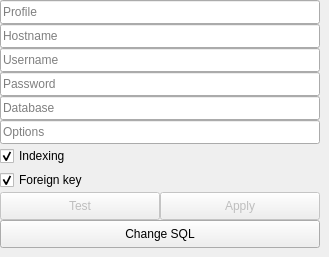
  <widget class="QWidget" name="MySQL">
   <widget class="QLineEdit" name="myProfileEdit">
    <property name="geometry">
     <rect>
      <x>0</x>
      <y>0</y>
      <width>320</width>
      <height>24</height>
     </rect>
    </property>
    <property name="placeholderText">
     <string>Profile</string>
    </property>
   </widget>
   <widget class="QLineEdit" name="myHostEdit">
    <property name="geometry">
     <rect>
      <x>0</x>
      <y>24</y>
      <width>320</width>
      <height>24</height>
     </rect>
    </property>
    <property name="placeholderText">
     <string>Hostname</string>
    </property>
   </widget>
   <widget class="QLineEdit" name="myUserEdit">
    <property name="geometry">
     <rect>
      <x>0</x>
      <y>48</y>
      <width>320</width>
      <height>24</height>
     </rect>
    </property>
    <property name="placeholderText">
     <string>Username</string>
    </property>
   </widget>
   <widget class="QLineEdit" name="myPassEdit">
    <property name="geometry">
     <rect>
      <x>0</x>
      <y>72</y>
      <width>320</width>
      <height>24</height>
     </rect>
    </property>
    <property name="echoMode">
     <enum>QLineEdit::Password</enum>
    </property>
    <property name="placeholderText">
     <string>Password</string>
    </property>
   </widget>
   <widget class="QLineEdit" name="mySchemeEdit">
    <property name="geometry">
     <rect>
      <x>0</x>
      <y>96</y>
      <width>320</width>
      <height>24</height>
     </rect>
    </property>
    <property name="placeholderText">
     <string>Database</string>
    </property>
   </widget>
   <widget class="QLineEdit" name="myOptionEdit">
    <property name="geometry">
     <rect>
      <x>0</x>
      <y>120</y>
      <width>320</width>
      <height>24</height>
     </rect>
    </property>
    <property name="placeholderText">
     <string>Options</string>
    </property>
   </widget>
   <widget class="QCheckBox" name="myIndexBox">
    <property name="geometry">
     <rect>
      <x>0</x>
      <y>144</y>
      <width>320</width>
      <height>24</height>
     </rect>
    </property>
    <property name="text">
     <string>Indexing</string>
    </property>
    <property name="checked">
     <bool>true</bool>
    </property>
   </widget>
   <widget class="QCheckBox" name="myForeignBox">
    <property name="geometry">
     <rect>
      <x>0</x>
      <y>168</y>
      <width>320</width>
      <height>24</height>
     </rect>
    </property>
    <property name="text">
     <string>Foreign key</string>
    </property>
    <property name="checked">
     <bool>true</bool>
    </property>
   </widget>
   <widget class="QPushButton" name="myBackButton">
    <property name="geometry">
     <rect>
      <x>0</x>
      <y>220</y>
      <width>320</width>
      <height>28</height>
     </rect>
    </property>
    <property name="text">
     <string>Change SQL</string>
    </property>
   </widget>
   <widget class="QPushButton" name="myTestButton">
    <property name="enabled">
     <bool>false</bool>
    </property>
    <property name="geometry">
     <rect>
      <x>0</x>
      <y>192</y>
      <width>160</width>
      <height>28</height>
     </rect>
    </property>
    <property name="text">
     <string>Test</string>
    </property>
   </widget>
   <widget class="QPushButton" name="myApplyButton">
    <property name="enabled">
     <bool>false</bool>
    </property>
    <property name="geometry">
     <rect>
      <x>160</x>
      <y>192</y>
      <width>160</width>
      <height>28</height>
     </rect>
    </property>
    <property name="text">
     <string>Apply</string>
    </property>
   </widget>
  </widget>
